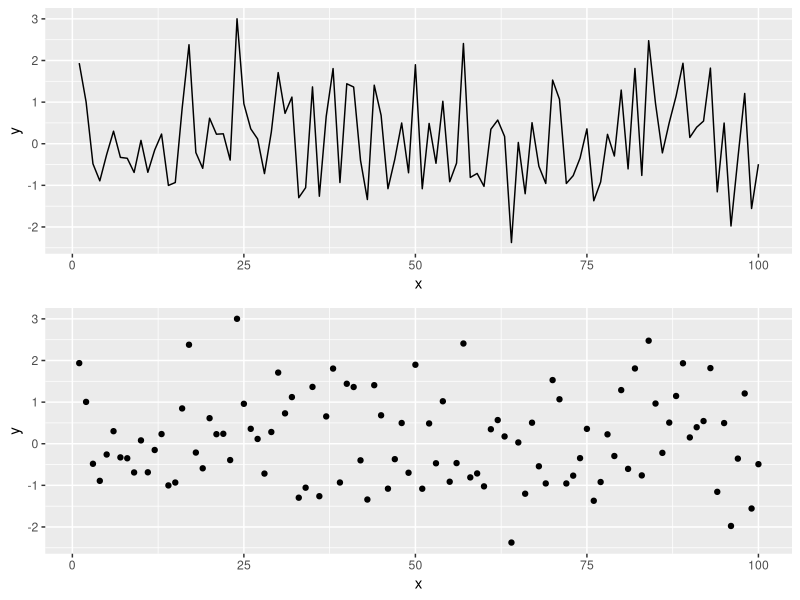

R code for this plot:
## ---- chunk 1
knitr::opts_chunk$set(echo = TRUE,  fig.width = 8, fig.height = 8, fig.alig = "center")
## ---- chunk 2
library(tidyverse)
library(gridExtra)
library(ggplot2)
## ---- chunk 3
# Simulating data according to a normal distribution
x <- seq(1:100)
y <- rnorm(100) # Generating data form a normal distribution with mean 0 and variance 1
data <- data.frame(x = x, y = y )
p1 = ggplot(data, aes(x= x, y = y)) +
geom_line()
p2 = ggplot(data, aes(x= x, y = y)) +
geom_point()  
grid.arrange(p1, p2)
